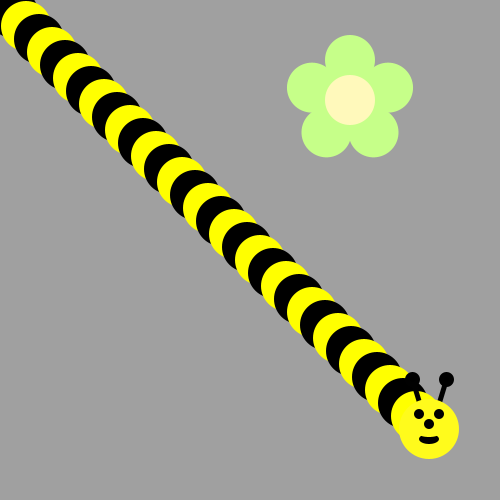
Frame 1 (no input)
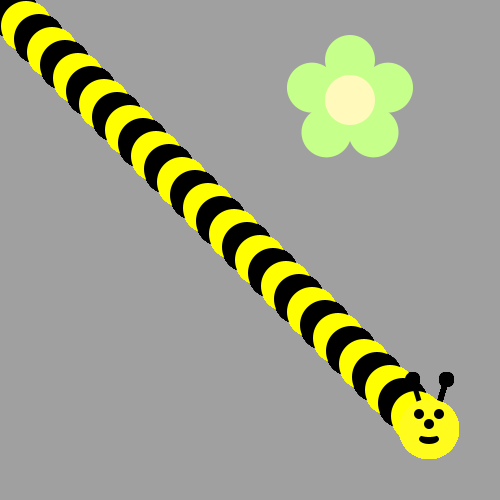
Frame 60 (the mouse pressed at the canvas centre just before this capture)
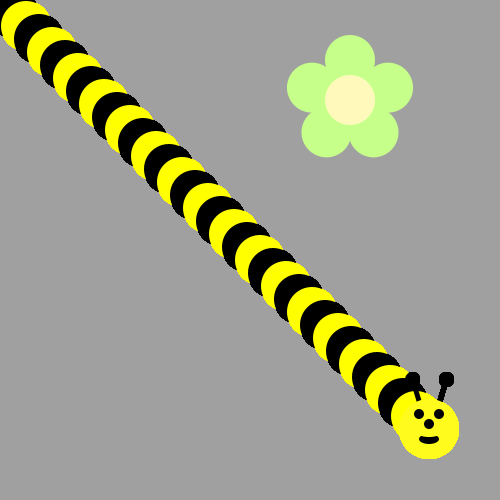
Frame 120 (the mouse held since frame 60 and released just before this capture)

The Processing sketch that drew these frames (run headless with seeded random() and noise(); from frame 60 on, the mouse is pressed at the canvas centre):

// Processing sketch: bumble_bee
// ── bumble_bee.pde

void setup() {
     ellipseMode(CENTER);
     size(500, 500);
     background(160, 160, 160);
     drawFlower(350, 100);
}

void draw() {
  
// First run the program and you should see a flower.  
  
  
/* Then, use a loop to make a body for the Bee! 
(see the image on the recipe, it's a diagonal line of circles)
Use remainder to make the colors alternate between yellow and black
*/
for(int i=0; i<=33; i++) {
  if(i%2==0) {
    fill(255,255,0);
  }else{
    fill(0,0,0);
  }
  ellipse(0+(i*13),0+(i*13),50,50);
}

/*
Now put his head on using drawBeeFace(x,y)
*/
drawBeeFace(429,429);
}

/**************   Use these methods but  DON'T CHANGE THE CODE BELOW  **************/

void drawFlower(int x, int y) {
     noStroke();
     translate(x, y);
     // draw 5 petals, rotating after each one
     fill(#c6ff89);      // green
      for (int i = 0; i < 5; i++) {
           ellipse(0, -40, 50, 50);
          rotate(radians(72));
     }
     fill(#fff9bb); // light yellow
     ellipse(0, 0, 50, 50);
} 
void drawBeeFace(int BeeFaceX, int BeeFaceY) {
     noStroke();
     fill(0, 0, 0);
     stroke(1);
     strokeWeight(5);
     line(BeeFaceX-10, BeeFaceY-27, BeeFaceX-17, BeeFaceY-50);
     line(BeeFaceX+10, BeeFaceY-27, BeeFaceX+17, BeeFaceY-50);
     ellipse(BeeFaceX-17, BeeFaceY-50, 10, 10);
     ellipse(BeeFaceX+17, BeeFaceY-50, 10, 10);
     noStroke();
     fill(255, 251, 28);
     ellipse(BeeFaceX, BeeFaceY, 60, 60); // face
     fill(255, 237, 209);
     fill(0,0,0);
      ellipse(BeeFaceX-10, BeeFaceY-15, 10, 10); // eyes
     ellipse(BeeFaceX+10, BeeFaceY-15, 10, 10);
      ellipse(BeeFaceX, BeeFaceY-5, 10, 10); // nose
      ellipse(BeeFaceX, BeeFaceY+10, 20, 10);// mouth
     fill(255, 251, 28);
     ellipse(BeeFaceX, BeeFaceY+5, 20, 6);
}
